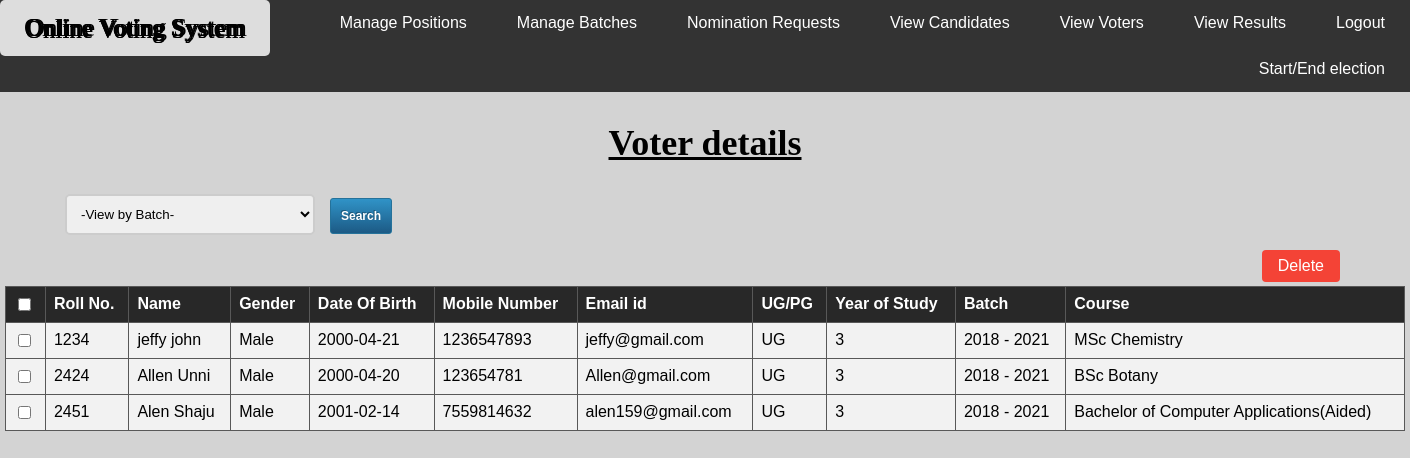
Screenshot of /viewvoters.php (signed in) with the database file from the repository.
### tables this page shows
CREATE TABLE IF NOT EXISTS `voter` (
  `rollno` int(20) NOT NULL,
  `fname` varchar(20) NOT NULL,
  `mname` varchar(20) NOT NULL,
  `lname` varchar(20) NOT NULL,
  `phno` bigint(20) NOT NULL,
  `gender` varchar(10) NOT NULL,
  `dob` varchar(100) NOT NULL,
  `email` varchar(30) NOT NULL,
  `pgug` varchar(10) NOT NULL,
  `yos` int(10) NOT NULL,
  `course` varchar(70) NOT NULL,
  `batch` varchar(20) NOT NULL,
  `username` varchar(30) NOT NULL,
  `status` varchar(50) NOT NULL,
  PRIMARY KEY (`rollno`)
);

### viewvoters.php (the view, shortened to what this page needs)
<html>
<head>
</head>
<body>
<div class="navbar">
  <a href="admin.php" class="left">Online Voting System</a>
  <a href="logout.php" class="right">Logout</a>
  <a href="viewrslts_admin.php">View Results</a>
  <a href="viewvoters.php">View Voters</a>
  <a href="viewcand.php">View Candidates</a>
  <a href="nominationreq.php">Nomination Requests</a>
  <a href="add_batch.php">Manage Batches</a>
  <a href="post.php">Manage Positions</a>
  <a href="startend.php">Start/End election</a>
</div>
<h2>Voter details</h2>
<form method="post" action="search_voters.php">
  <select name="opts">
    <option disabled selected>-View by Batch-</option>
  </select>
  <div class="buttons">
  <input type="submit" name="search" value="Search" class="button">
  </div></form>
<form method="post" action="viewvoters.php">
  <input type="submit" name="delete" value="Delete" class="delete"><br><br>
<?php
include "db_conn.php";
if (mysqli_connect())
{
$sql = "SELECT * FROM voter";
$result = mysqli_query($conn,$sql);
echo "<table cellpadding='20' align='center'>
<tr>
<th><input type='checkbox' id='checkAl'></th>
<th>Roll No.</th>
<th>Name</th>
<th>Gender</th>
<th>Date Of Birth</th>
<th>Mobile Number</th>
<th>Email id</th>
<th>UG/PG</th>
<th>Year of Study</th>
<th>Batch</th>
<th>Course</th>
</tr>";
while($row = mysqli_fetch_array($result))
{
  $user=$row['username'];
echo "<tr>";
echo "<td><input type='checkbox' name='user[]' value='$user'></td>";
echo "<td>" . $row['rollno'] . "</td>";
echo "<td>" . $row['fname'] . " " . $row['mname'] . " " . $row['lname'] . "</td>";
echo "<td>" . $row['gender'] . "</td>";
echo "<td>" . $row['dob'] . "</td>";
echo "<td>" . $row['phno'] . "</td>";
echo "<td>" . $row['email'] . "</td>";
echo "<td>" . $row['pgug'] . "</td>";
echo "<td>" . $row['yos'] . "</td>";
echo "<td>" . $row['batch'] . "</td>";
echo "<td>" . $row['course'] . "</td>";
echo "</tr>";
}
echo "</table>";
}
else
{
echo "Failed to connect to MySQL: " . mysqli_connect_error();
}
?>
</form>
</body>
</html>

### viewvoters.php (style rules this page uses)
* { box-sizing: border-box; }
body { font-family: "Arial", "Helvetica", sans-serif; margin: 0; background-color: #D3D3D3; }
h2 { font-size: 36px; font-family: 'Righteous', cursive; text-align: center; color: black; text-decoration: underline; }
.navbar { overflow: hidden; background-color: #333; }
.navbar a { float: right; display: block; color: white; text-align: center; padding: 14px 25px; text-decoration: none; }
.navbar a.left { float: left; color: white; font-size: 25; text-decoration: none; font-family: 'Brush Script MT', cursive; text-shadow: -1px 0 black, 0 2px black, 2px 0 black, 0 2px black; }
table { border-collapse: collapse; width: 1400; border: 1px solid #282828; }
th, td { text-align: left; padding: 8px; border: 1px solid #585858; }
tr { background-color: #f2f2f2 }
th { background-color: #282828; color: white; }
.delete { background-color: #f44336; border: none; color: white; cursor: pointer; padding: 7px 16px; text-align: center; text-decoration: none; display: inline-block; font-size: 16px; border-radius: 4px; right: 30; position: absolute; margin-right: 40; }
select { display: block; border: 2px solid #ccc; width: 250; padding: 10px; margin: 10px auto; border-radius: 5px; margin-left: 65; }
.buttons { display: block; width: 100px; margin: 0 auto; margin-top: -47; margin-left: 330; }
.button { display: block; text-decoration: none; cursor: pointer; font-size: 12px; font-weight: bold; border:1px solid #25729a; -webkit-border-radius: 3px; -moz-border-radius: 3px; border-radius: 3px; font-family:arial, helvetica, sans-serif; padding: 10px 10px 10px 10px; text-shadow: -1px -1px 0 rgba(0,0,0,0.3); text-align: center; color: #FFFFFF; background-color: #3093c7; background-image: -webkit-gradient(linear, left top, left bottom, color-stop(0%, #3093c7), color-stop(100%, #1c5a85)); background-image: -webkit-linear-gradient(top, #3093c7, #1c5a85); background-image: -moz-linear-gradient(top, #3093c7, #1c5a85); background-image: -ms-linear-gradient(top, #3093c7, #1c5a85); background-image: -o-linear-gradient(top, #3093c7, #1c5a85); background-image: linear-gradient(top, #3093c7, #1c5a85);filter:progid:DXImageTransform.Microsoft.gradient(GradientType=0,startColorstr=#3093c7, endColorstr=#1c5a85); }

### rows the page displays
voter: rollno "1234", fname "jeffy", lname "john", gender "Male", dob "2000-04-21", phno "1236547893", email "jeffy@gmail.com", pgug "UG", yos "3", batch "2018 - 2021", course "MSc Chemistry"
voter: rollno "2424", fname "Allen", lname "Unni", gender "Male", dob "2000-04-20", phno "123654781", email "Allen@gmail.com", pgug "UG", yos "3", batch "2018 - 2021", course "BSc Botany"
voter: rollno "2451", fname "Alen", lname "Shaju", gender "Male", dob "2001-02-14", phno "7559814632", email "alen159@gmail.com", pgug "UG", yos "3", batch "2018 - 2021", course "Bachelor of Computer Applications(Aided)"
